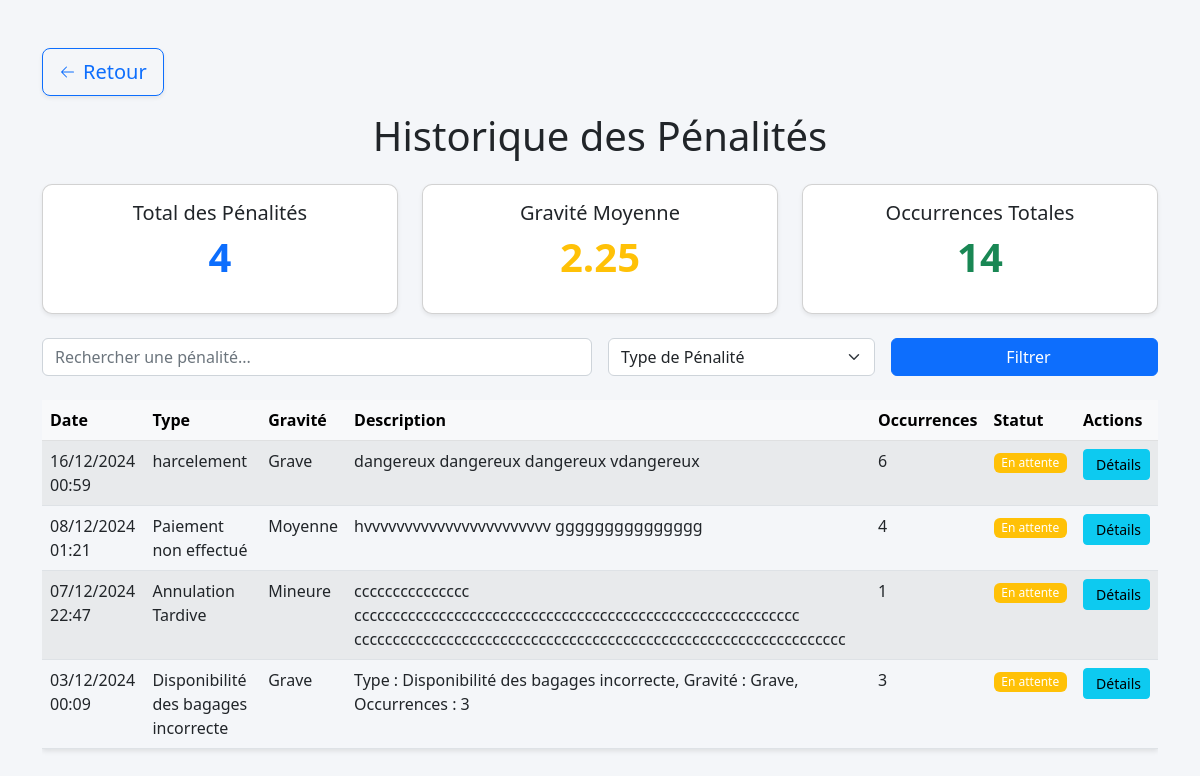
The app's page /penality/historique/ (signed in) with its own data.
### penality/models.py (models this page shows, shortened)
class Penalite(models.Model):
    TYPE_PENALITE_CHOICES = [
        ('annulation_tardive', _('Annulation Tardive')),
        ('Annulation_sans_informer', _('Annulation sans informer')),
        ('harcelement_et_mauvais_comportement', _('harcelement')),
        ('point_descente_faux', _('Point de descente incorrect')),
        ('nombre_places_incorrect', _('Nombre de places incorrect')),
        ('disponibilite_bagages_incorrecte', _('Disponibilité des bagages incorrecte')),
        ('paiement_non_effectue', _('Paiement non effectué')),
        ('others', _('others'))
    ]
    utilisateur = models.ForeignKey(Users, on_delete=models.CASCADE)
    type_penalite = models.CharField(max_length=50, choices=TYPE_PENALITE_CHOICES)
    description = models.TextField(blank=True, null=True)
    date_penalite = models.DateTimeField(auto_now_add=True)
    GRAVITE_CHOICES = [
        (1, _('Mineure')),
        (2, _('Moyenne')),
        (3, _('Grave')),
    ]
    gravite = models.IntegerField(choices=GRAVITE_CHOICES, default=1)
    occurrences = models.PositiveIntegerField(default=1)
    supprimer_compte = models.BooleanField(default=False)
    score_analyse = models.FloatField(null=True, blank=True)
    validee = models.BooleanField(default=False)  # par admin
    """
    @classmethod
    def creer_penalite_avec_ai(cls, reclamation_text, user):

        existing_penalites = cls.objects.filter(utilisateur=user).order_by('-date_penalite')

        analyzer = PenaliteAnalyzer()
        analyse = analyzer.analyze_reclamation(reclamation_text, user, existing_penalites)

        penalite = cls.objects.create(
            utilisateur=analyse['utilisateur'],
            type_penalite=analyse['type_penalite'],
            description=analyse['description'],
            gravite=analyse['gravite'],
            occurrences=analyse['occurrences'],
            supprimer_compte=analyse['supprimer_compte'],
            score_analyse=analyse['score_analyse'],
            validee=False
        )
        return penalite
    """

### penality/views.py (the view)
# urls.py: path('historique/', historique_penalites, name='historique_penalites'),
def historique_penalites(request):
    penalites = Penalite.objects.filter(utilisateur=request.user).order_by('-date_penalite')
    search_query = request.GET.get('search', '')
    type_penalite = request.GET.get('type_penalite', '')
    if search_query:
        penalites = penalites.filter(description__icontains=search_query)
    if type_penalite:
        penalites = penalites.filter(type_penalite=type_penalite)
    total = penalites.count()
    type_penalite_choices=[
        ('annulation_tardive', _('Annulation Tardive')),
        ('Annulation_sans_informer', _('Annulation sans informer')),
        ('harcelement_et_mauvais_comportement', _('harcelement')),
        ('point_descente_faux', _('Point de descente incorrect')),
        ('nombre_places_incorrect', _('Nombre de places incorrect')),
        ('disponibilite_bagages_incorrecte', _('Disponibilité des bagages incorrecte')),
        ('paiement_non_effectue', _('Paiement non effectué')),
    ]
    moyenne_gravite = penalites.aggregate(Avg('gravite'))['gravite__avg']
    moyenne_gravite = round(moyenne_gravite, 2) if moyenne_gravite else 0
    occurence = penalites.aggregate(total_occurrences=Sum('occurrences'))['total_occurrences']
    return render(request, 'penality/historique_penalites.html', {'penalites': penalites,'total' : total , 'moyenne_gravite':moyenne_gravite , 'occurence':occurence ,'type_penalite_choices':type_penalite_choices})

### covoiturage/templates/penality/historique_penalites.html (shortened to what this page needs)
{% extends "penality/base3.html" %}
{% load static %}
{% block content %}
<div class="container mt-5">
    <div class="d-flex justify-content-start mb-3">
        <a href="javascript:history.back()" class="btn btn-outline-primary btn-lg d-flex align-items-center shadow-sm" style="gap: 8px;">
            <svg xmlns="http://www.w3.org/2000/svg" width="16" height="16" fill="currentColor" class="bi bi-arrow-left" viewBox="0 0 16 16">
                <path fill-rule="evenodd" d="M15 8a.5.5 0 0 1-.5.5H3.707l4.147 4.146a.5.5 0 0 1-.708.708l-5-5a.5.5 0 0 1 0-.708l5-5a.5.5 0 0 1 .708.708L3.707 7.5H14.5A.5.5 0 0 1 15 8z"/>
            </svg>
            Retour
        </a>
    </div>
    <h1 class="text-center mb-4">Historique des Pénalités</h1>
    <div class="row mb-4">
        <div class="col-md-4">
            <div class="card text-center shadow-sm">
                <div class="card-body">
                    <h5 class="card-title">Total des Pénalités</h5>
                    <p class="display-6 fw-bold text-primary">{{ total }}</p>
                </div>
            </div>
        </div>
        <div class="col-md-4">
            <div class="card text-center shadow-sm">
                <div class="card-body">
                    <h5 class="card-title">Gravité Moyenne</h5>
                    <p class="display-6 fw-bold text-warning">{{ moyenne_gravite }}</p>
                </div>
            </div>
        </div>
        <div class="col-md-4">
            <div class="card text-center shadow-sm">
                <div class="card-body">
                    <h5 class="card-title">Occurrences Totales</h5>
                    <p class="display-6 fw-bold text-success">{{ occurence }}</p>
                </div>
            </div>
        </div>
    </div>
    <form method="GET" class="mb-4">
        <div class="row g-3">
            <div class="col-md-6">
                <input type="text" name="search" class="form-control" placeholder="Rechercher une pénalité...">
            </div>
            <div class="col-md-3">
                <select name="type_penalite" class="form-select">
                    <option value="">Type de Pénalité</option>
                </select>
            </div>
            <div class="col-md-3">
                <button type="submit" class="btn btn-primary w-100">
                    Filtrer
                </button>
            </div>
        </div>
    </form>
    <div class="table-responsive">
        <table class="table table-striped table-hover">
            <thead class="table-light">
                <tr>
                    <th>Date</th>
                    <th>Type</th>
                    <th>Gravité</th>
                    <th>Description</th>
                    <th>Occurrences</th>
                    <th>Statut</th>
                    <th>Actions</th>
                </tr>
            </thead>
            <tbody>
                {% for penalite in penalites %}
                <tr>
                    <td>{{ penalite.date_penalite|date:"d/m/Y H:i" }}</td>
                    <td>{{ penalite.get_type_penalite_display }}</td>
                    <td>{{ penalite.get_gravite_display }}</td>
                    <td>{{ penalite.description }}</td>
                    <td>{{ penalite.occurrences }}</td>
                    <td>
                        {% if penalite.validee %}
                            <span class="badge bg-success">Validée</span>
                        {% else %}
                            <span class="badge bg-warning">En attente</span>
                        {% endif %}
                    </td>
                    <td>
                        <a href="{% url 'penalite_detail' penalite.id %}" class="btn btn-info btn-sm">
                            Détails
                        </a>
                    </td>
                </tr>
                {% empty %}
                <tr>
                    <td colspan="7" class="text-center">Aucune pénalité enregistrée.</td>
                </tr>
                {% endfor %}
            </tbody>
        </table>
    </div>
</div>
{% endblock %}

### covoiturage/static/css/custom9.css (style rules this page uses)
body { background-color: #f4f6f9; }
.card { border-radius: 10px; transition: transform 0.3s ease; }
.table { box-shadow: 0 2px 5px rgba(0,0,0,0.1); }
.badge { font-weight: 500; }

### records on screen
Penalite: date_penalite "16/12/2024 00:59", type_penalite "harcelement", gravite "Grave", description "dangereux dangereux dangereux vdangereux", occurrences "6", validee "En attente"
Penalite: date_penalite "08/12/2024 01:21", type_penalite "Paiement non effectué", gravite "Moyenne", description "hvvvvvvvvvvvvvvvvvvvvvvv ggggggggggggggg", occurrences "4", validee "En attente"
Penalite: date_penalite "07/12/2024 22:47", type_penalite "Annulation Tardive", gravite "Mineure", description "ccccccccccccccc cccccccccccccccccccccccccccccccccccccccccccccccccccccccccc cccccccccccccccccccccccccccccccccccccccccccccccccccccccccccccccc", occurrences "1", validee "En attente"
Penalite: date_penalite "03/12/2024 00:09", type_penalite "Disponibilité des bagages incorrecte", gravite "Grave", description "Type : Disponibilité des bagages incorrecte, Gravité : Grave, Occurrences : 3", occurrences "3", validee "En attente"

### other values on screen
{{ total }} "4"
{{ moyenne_gravite }} "2.25"
{{ occurence }} "14"
